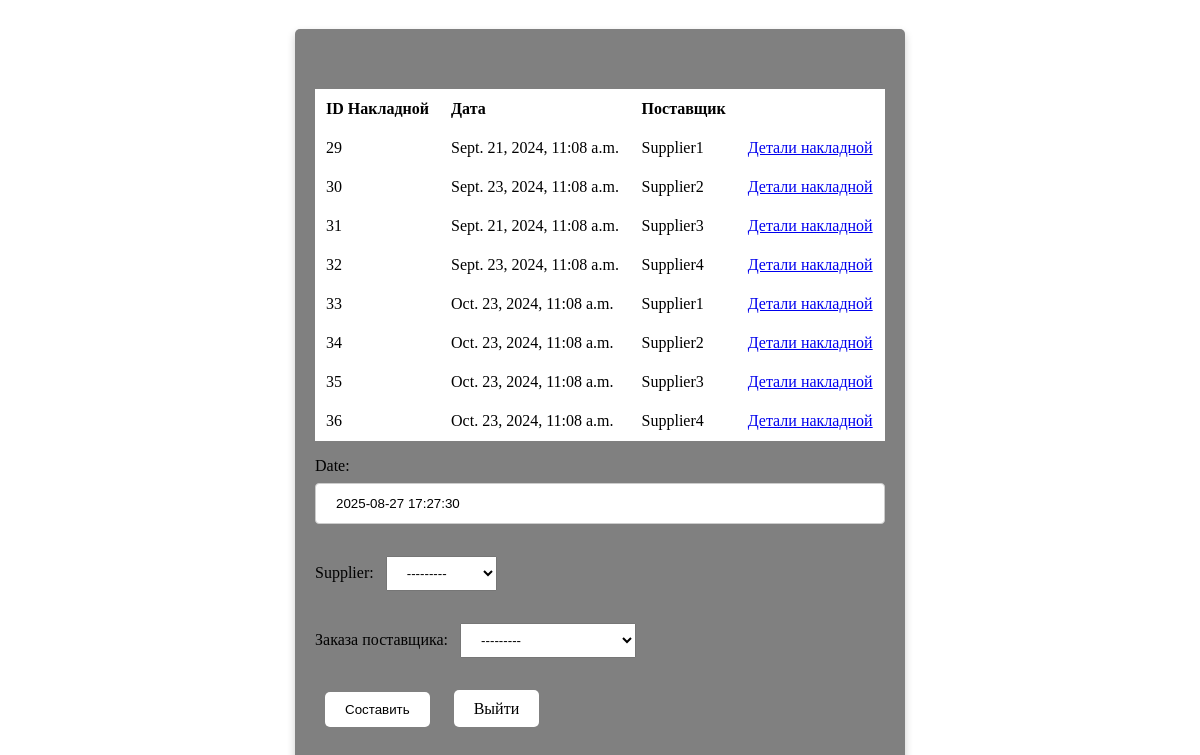
Screenshot of /invoices/ with the database file from the repository.
### main/models.py (models this page shows, shortened)
class Invoice(models.Model):
    date = models.DateTimeField(default=datetime.now())
    supplier = models.ForeignKey(Supplier, on_delete=models.CASCADE)

class Supplier(models.Model):
    name = models.CharField(max_length=100)
    address = models.CharField(max_length=200)
    phone = models.CharField(max_length=20)
    email = models.EmailField()
    def __str__(self):
        return self.name

class OrderSup(models.Model):
    date = models.DateTimeField(default=datetime.now())
    supplier = models.ForeignKey(Supplier, on_delete=models.CASCADE)
    def __str__(self):
        return f"Заказ для {self.supplier}"

### main/views.py (the view)
# urls.py: path('invoices/', views.invoices, name='invoices'),
def invoices(request):
    error = ''
    if request.method == 'POST':
        form = InvoicesForm(data=request.POST)
        if form.is_valid():
            form.save()
            order_sup = OrderSup.objects.get(id=request.POST['order'])
            items = OrderSupItem.objects.filter(order=order_sup)
            supplier = Supplier.objects.get(id=request.POST['supplier'])
            invoice = Invoice.objects.filter(date=request.POST['date'], supplier=supplier).first()
            for item in items:
                InvoiceItem(invoice=invoice, spare_part=item.spare_part, quantity=item.quantity, price=0, sum_of=0).save()
            return HttpResponseRedirect(reverse('main:invoices'))
        else:
            error = 'Ошибка'
    else:
        form = InvoicesForm()
    context = {'title': 'Накладные',
               'form': form,
               'error': error,
               'orders': Invoice.objects.all()}
    return render(request, 'main/invoices.html', context)

### main/forms.py
class InvoicesForm(forms.ModelForm):
    order = forms.ModelChoiceField(queryset=OrderSup.objects.all(), label='Заказа поставщика',
                                   widget=forms.Select(attrs={'class': 'form-control py-4'}))
    class Meta:
        model = Invoice
        fields = '__all__'

### main/templates/main/invoices.html (shortened to what this page needs)
{% extends 'main/base.html'%}
{% block content %}
<div>
    <table id="order_table">
        <thead>
        <tr>
            <th>ID Накладной</th>
            <th>Дата</th>
            <th>Поставщик</th>
            <th></th>
        </tr>
        </thead>
        <tbody>
        {% for order in orders %}
        <tr>
            <td>{{ order.id }}</td>
            <td>{{ order.date }}</td>
            <td>{{ order.supplier }}</td>
            <td>
                <a href="{% url 'main:invoice_detail' order.id %}">Детали накладной</a>
            </td>
        </tr>
        {% endfor %}
        </tbody>
    </table>
</div>
<form action="{% url 'main:invoices' %}" method="post">
    {{ form.as_p }}
    <button type="submit">Составить</button>
    <a href="{% url 'main:workspace' %}" class="btn">Выйти</a>
</form>
{% endblock %}

### rows the page displays
Invoice: id "29", date "Sept. 21, 2024, 11:08 a.m.", supplier "Supplier1"
Invoice: id "30", date "Sept. 23, 2024, 11:08 a.m.", supplier "Supplier2"
Invoice: id "31", date "Sept. 21, 2024, 11:08 a.m.", supplier "Supplier3"
Invoice: id "32", date "Sept. 23, 2024, 11:08 a.m.", supplier "Supplier4"
Invoice: id "33", date "Oct. 23, 2024, 11:08 a.m.", supplier "Supplier1"
Invoice: id "34", date "Oct. 23, 2024, 11:08 a.m.", supplier "Supplier2"
Invoice: id "35", date "Oct. 23, 2024, 11:08 a.m.", supplier "Supplier3"
Invoice: id "36", date "Oct. 23, 2024, 11:08 a.m.", supplier "Supplier4"
OrderSup: supplier "---------"
